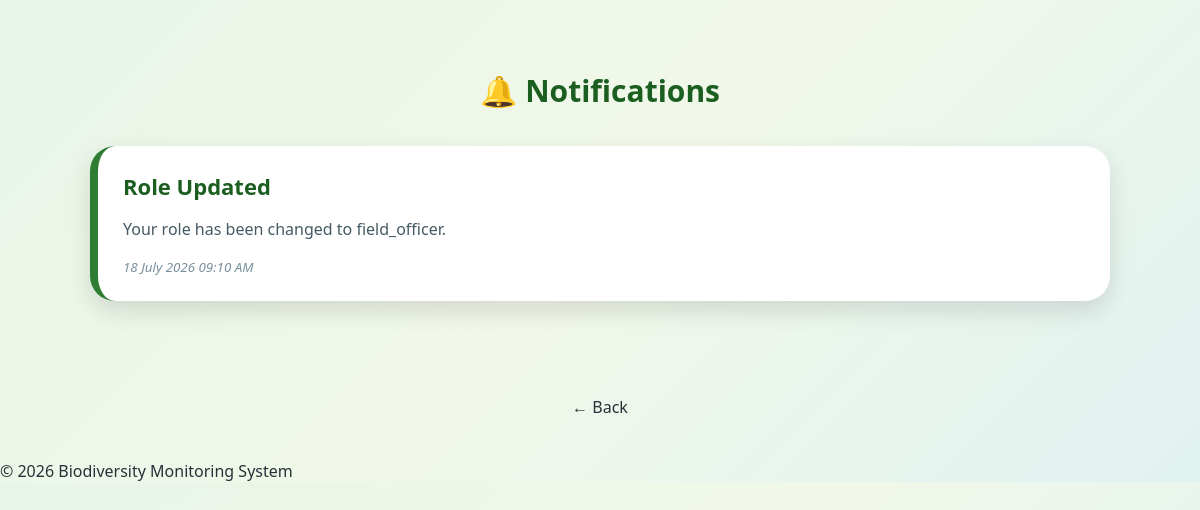
The page /notifications (signed in) on the database as committed earlier.
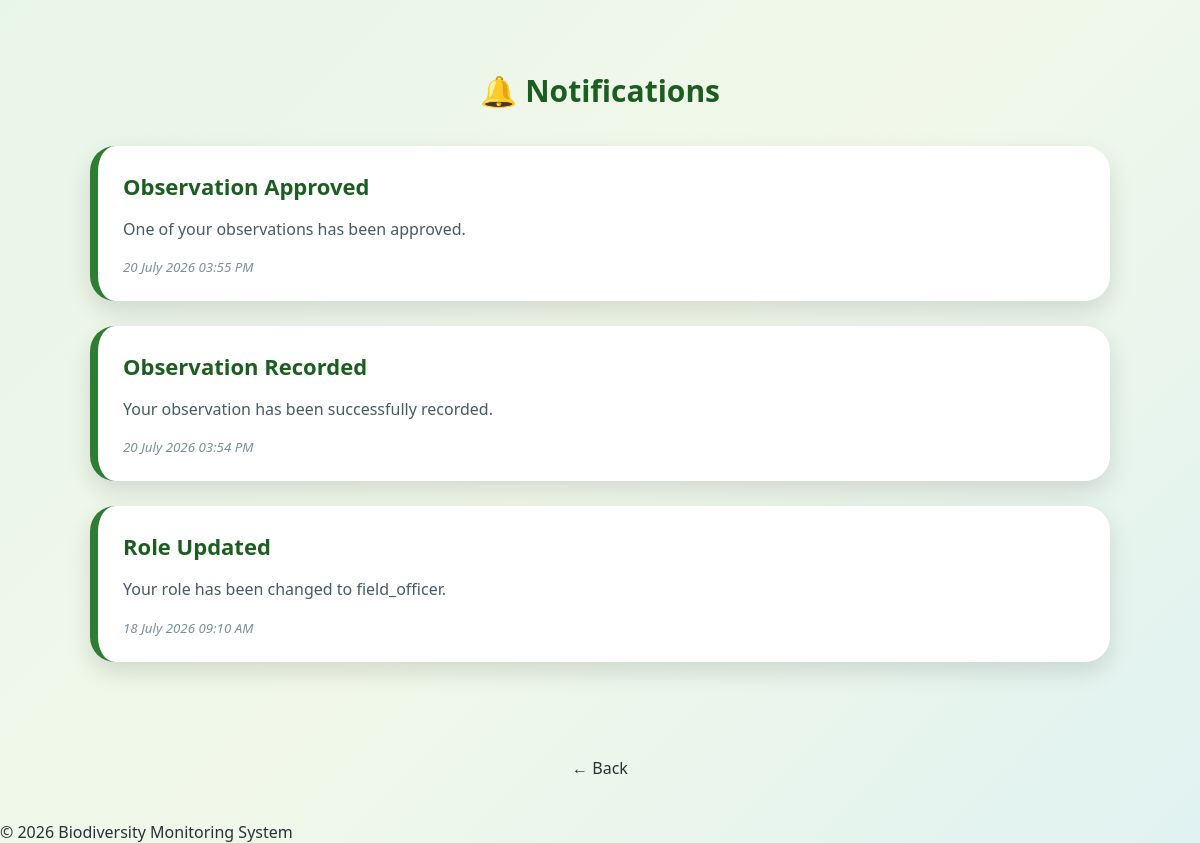
The same page on the database as committed later.
### models.py (models this page shows)
class Notification(db.Model):
    __tablename__ = "notification"
    id = db.Column(db.Integer, primary_key=True)
    user_id = db.Column(db.Integer, db.ForeignKey("details.id"), nullable=True)
    role = db.Column(db.String(30), nullable=False)
    title = db.Column(db.String(150), nullable=False)
    message = db.Column(db.Text, nullable=False)
    notification_type = db.Column( db.String(20), default="Info")
    is_read = db.Column(db.Boolean, default=False)
    created_at = db.Column( db.DateTime, default=lambda: datetime.now(timezone.utc))

### app.py (the view)
@app.route("/notifications")
@login_required
def notifications():
    notifications = Notification.query.filter((Notification.role == session["role"]) |(Notification.user_id == session["user_id"]) ).order_by(Notification.created_at.desc()).all()
    return render_template("notifications.html", notifications=notifications)

### app.py (called while the page is built)
def login_required(f):
    @wraps(f)
    def decorated_function(*args, **kwargs):
        if 'user_id' not in session:
            return redirect(url_for('login'))
        return f(*args, **kwargs)
    return decorated_function

### templates/notifications.html (shortened to what this page needs)
{% extends "base.html" %}
{% block css %}
<link rel="stylesheet" href="{{ url_for('static', filename='adminstyle.css') }}">
{% endblock %}
{% block content %}
<div class="notification-container">
<h2>🔔 Notifications</h2>
{% if notifications %}
{% for n in notifications %}
<div class="notification-card">
<h5>{{ n.title }}</h5>
<p>
{{ n.message }}
</p>
<small>
{{ n.created_at.strftime('%d %B %Y %I:%M %p') }}
</small>
</div>
{% endfor %}
{% else %}
<div class="alert">
No notifications available.
</div>
{% endif %}
</div>
<a href="{{ url_for('back') }}" class="back-btn">
← Back
</a>
{% endblock %}

### templates/base.html (shortened to what this page needs)
<!DOCTYPE html>
<html lang="en">
<head>
    <link rel="stylesheet" href="{{ url_for('static', filename='adminstyle.css') }}">
    <link rel="stylesheet" href="https://cdnjs.cloudflare.com/ajax/libs/font-awesome/6.5.2/css/all.min.css">
    {% block css %}{% endblock %}
</head>
<body>
<main>
    {% block content %}
    {% endblock %}
</main>
<br>
<footer>
    <p>&copy; 2026 Biodiversity Monitoring System</p>
</footer>
</body>
</html>

### static/adminstyle.css (style rules this page uses)
* { margin:0; padding:0; box-sizing:border-box; }
body { font-family:'Segoe UI',Tahoma,sans-serif; background: linear-gradient( 135deg, #e8f5e9, #f1f8e9, #e0f2f1 ); color:#263238; }
a { text-decoration:none; color:inherit; }
.notification-container { width:90%; margin:40px auto; padding:30px; }
.notification-container h2 { text-align:center; color:#1b5e20; font-size:30px; margin-bottom:35px; }
.notification-card { background:white; padding:25px; margin-bottom:25px; border-radius:25px; border-left:8px solid #2e7d32; box-shadow: 0 10px 25px rgba(0,0,0,.12); transition:.3s; }
.notification-card h5 { color:#1b5e20; font-size:22px; margin-bottom:15px; }
.notification-card p { color:#455a64; font-size:16px; line-height:1.7; margin-bottom:15px; }
.notification-card small { display:block; color:#78909c; font-style:italic; }
.notification-container + .back-btn { display:block; width:150px; text-align:center; margin:20px auto; }

Rows that differ between the two databases and show on the page:
added Notification: title "Observation Approved", message "One of your observations has been approved.", created_at "20 July 2026 03:55 PM"
added Notification: title "Observation Recorded", message "Your observation has been successfully recorded.", created_at "20 July 2026 03:54 PM"
